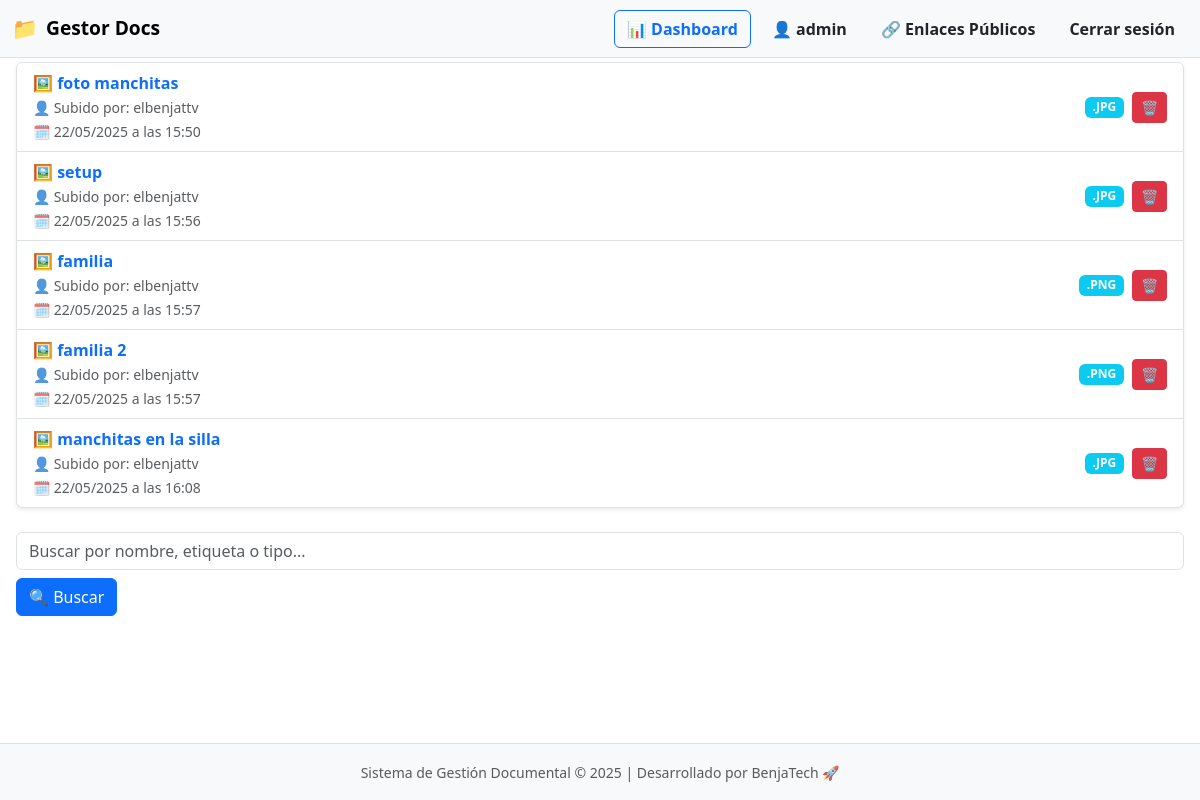
The page /lista/ (signed in) on the database as committed earlier.
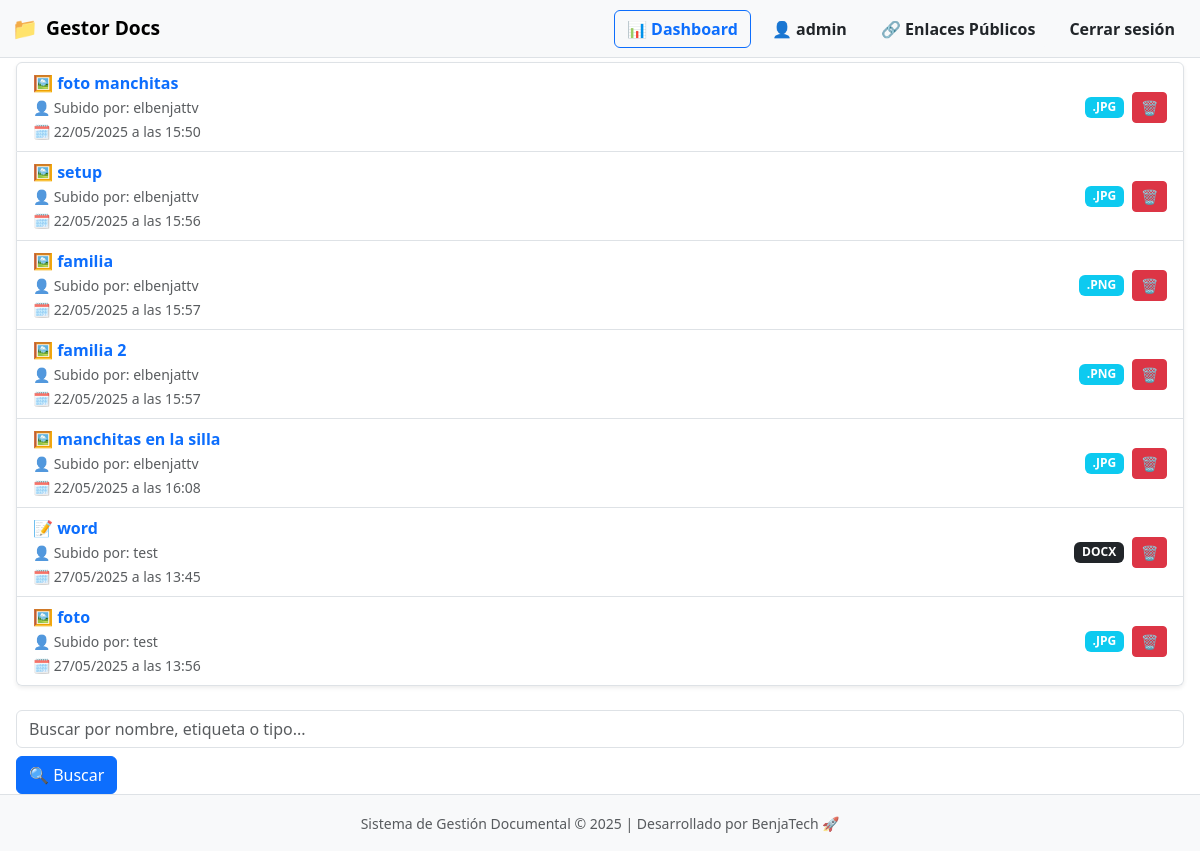
The same page on the database as committed later.
### documentos/models.py (models this page shows, shortened)
class Documento(models.Model):
    nombre = models.CharField(max_length=200)
    archivo = models.FileField(upload_to='documentos/')
    etiquetas = models.CharField(max_length=100, blank=True)
    fecha_subida = models.DateTimeField(auto_now_add=True)
    usuario = models.ForeignKey(User, on_delete=models.CASCADE)
    enlace_publico = models.UUIDField(default=uuid.uuid4, unique=True, editable=False, null=True, blank=True)
    expiracion_enlace = models.DateTimeField(blank=True, null=True)
    fecha_expiracion = models.DateTimeField(null=True, blank=True)
    activo = models.BooleanField(default=True)

### documentos/views.py (the view)
# urls.py: path('lista/', views.listar_documentos, name='lista'),
@login_required
def listar_documentos(request):
    if request.user.is_superuser:
        documentos = Documento.objects.all()
    else:
        documentos = Documento.objects.filter(usuario=request.user)
    for doc in documentos:
        if doc.etiquetas:
            doc.etiquetas_lista = [e.strip() for e in doc.etiquetas.split(',')]
        else:
            doc.etiquetas_lista = []
    return render(request, 'documentos/lista.html', {'documentos': documentos})

### documentos/templates/documentos/lista.html (shortened to what this page needs)
{% extends 'documentos/base.html' %}
{% load etiquetas_tags %}
{% block content %}
<div class="header d-flex justify-content-between align-items-center flex-wrap gap-3 mb-4">
  <h2 class="mb-0">Tus Documentos</h2>
  <a href="{% url 'documentos:home' %}" class="btn btn-light text-dark fw-semibold d-flex align-items-center justify-content-center">🏠 Inicio</a>
</div>
{% if documentos %}
  <ul class="list-group shadow-sm">
    {% for doc in documentos %}
      <li id="doc-{{ doc.id }}" class="list-group-item d-flex justify-content-between align-items-center flex-wrap gap-3">
        <div class="flex-grow-1">
          {% with ext=doc.archivo.name|slice:"-4:"|lower %}
            {% if ext == ".pdf" %}
              📄
            {% elif ext == ".doc" or ext == "docx" %}
              📝
            {% elif ext == ".xls" or ext == "xlsx" %}
              📊
            {% elif ext == ".png" or ext == ".jpg" %}
              🖼️
            {% else %}
              📁
            {% endif %}
          {% endwith %}
          <a href="{% url 'documentos:previsualizar' doc.id %}" class="fw-semibold text-decoration-none text-primary">
            {{ doc.nombre }}
          </a>
          <br>
          <small class="text-muted">👤 Subido por: {{ doc.usuario.username }}</small><br>
          <small class="text-muted">🗓️ {{ doc.fecha_subida|date:"d/m/Y" }} a las {{ doc.fecha_subida|date:"H:i" }}</small>
        </div>
        <div class="d-flex align-items-center gap-2">
          {% with ext=doc.archivo.name|slice:"-4:"|upper %}
            {% if ext == ".PDF" %}
              <span class="badge bg-danger">{{ ext }}</span>
            {% elif ext == ".JPG" or ext == ".PNG" %}
              <span class="badge bg-info">{{ ext }}</span>
            {% elif ext == ".DOC" or ext == "XLSX" %}
              <span class="badge bg-warning text-dark">{{ ext }}</span>
            {% else %}
              <span class="badge bg-dark">{{ ext }}</span>
            {% endif %}
          {% endwith %}
          <button class="btn btn-sm btn-danger"
                  data-bs-toggle="modal"
                  data-bs-target="#confirmDeleteModal"
                  onclick="prepareDelete({{ doc.id }}, '{{ doc.nombre|escapejs }}')"
                  title="Eliminar documento">
            🗑️
          </button>
        </div>
      </li>
    {% endfor %}
  </ul>
{% else %}
  <div class="alert alert-secondary text-center mt-4">
    <p class="mb-2">No tienes documentos aún.</p>
    <a href="{% url 'documentos:subir' %}" class="btn btn-success">＋ Subir tu primer documento</a>
  </div>
{% endif %}
<form method="get" action="{% url 'documentos:buscar' %}" class="search-form mt-4 d-flex flex-wrap gap-2">
  <input type="text" name="q" placeholder="Buscar por nombre, etiqueta o tipo..." class="form-control">
  <button type="submit" class="btn btn-primary">🔍 Buscar</button>
</form>
<div class="toast-container position-fixed bottom-0 end-0 p-3">
</div>
{% endblock %}

### documentos/templates/documentos/base.html (shortened to what this page needs)
{% load static %}
<!DOCTYPE html>
<html lang="es">
<head>
    <link href="https://cdn.jsdelivr.net/npm/bootstrap@5.3.2/dist/css/bootstrap.min.css" rel="stylesheet">
    <link href="https://cdn.jsdelivr.net/npm/bootstrap-icons@1.10.5/font/bootstrap-icons.css" rel="stylesheet">
</head>
<body class="d-flex flex-column min-vh-100">
<nav class="navbar navbar-expand-lg navbar-light bg-light border-bottom fixed-top">
  <div class="container-fluid">
    <a class="navbar-brand d-flex align-items-center" href="{% url 'documentos:home' %}">
        <span style="font-size: 1.3rem;">📁</span>
        <span class="ms-2">Gestor Docs</span>
    </a>
    <div class="collapse navbar-collapse justify-content-end" id="navbarContenido">
      {% if user.is_authenticated %}
        <div class="d-lg-flex align-items-center gap-2 nav-mobile-group mt-2 mt-lg-0">
          <a href="{% url 'documentos:dashboard' %}" class="btn btn-outline-primary fw-semibold d-flex align-items-center justify-content-center">
            📊 Dashboard
          </a>
          <a href="{% url 'documentos:perfil' %}" class="btn btn-light text-dark fw-semibold d-flex align-items-center justify-content-center">
            👤 {{ user.username }}
          </a>
          <a href="{% url 'documentos:mis_enlaces' %}" class="btn btn-light text-dark fw-semibold d-flex align-items-center justify-content-center">
            🔗 Enlaces Públicos
          </a>
          <form method="post" action="{% url 'logout' %}" class="d-inline">
            <button type="submit" class="btn btn-light text-dark fw-semibold d-flex align-items-center justify-content-center">
              Cerrar sesión
            </button>
          </form>
        </div>
      {% endif %}
    </div>
  </div>
</nav>
<div class="container-fluid px-3 flex-grow-1">
  {% block content %}
  {% endblock %}
</div>
<footer class="bg-light text-center text-muted py-3 border-top mt-auto">
  <div class="container">
    <small>
      Sistema de Gestión Documental © {% now "Y" %} | Desarrollado por BenjaTech 🚀
    </small>
  </div>
</footer>
</body>
</html>

### documentos/templates/documentos/base.html (style rules this page uses)
body { padding-top: 0; }
.navbar-brand span { font-weight: bold; font-size: 1.2rem; }

Rows that differ between the two databases and show on the page:
added Documento: nombre "word", usuario.username "test", fecha_subida "27/05/2025", fecha_subida "13:45", archivo "DOCX"
added Documento: nombre "foto", usuario.username "test", fecha_subida "27/05/2025", fecha_subida "13:56", archivo ".JPG"
